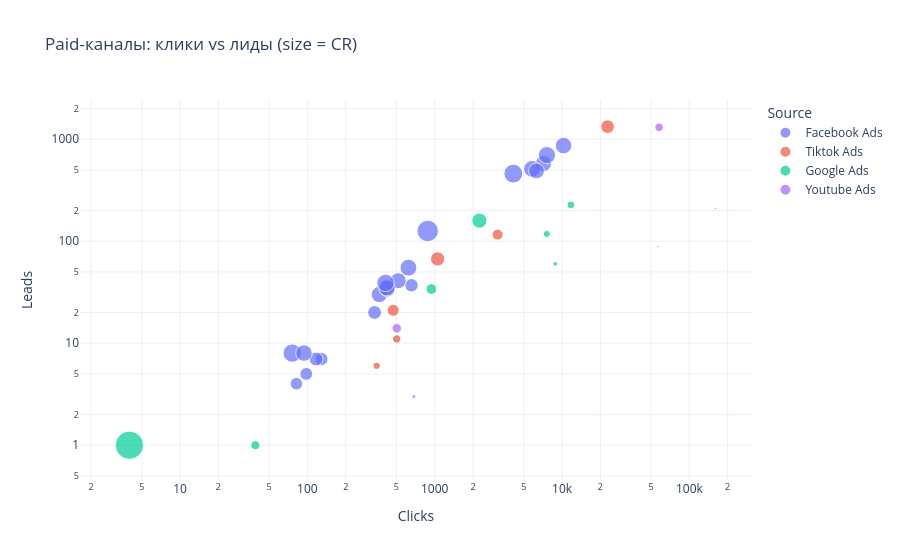
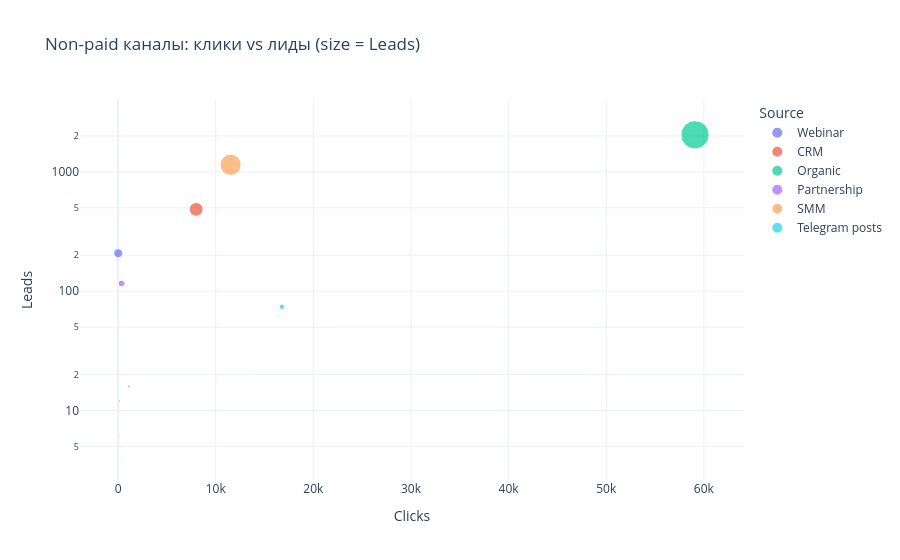
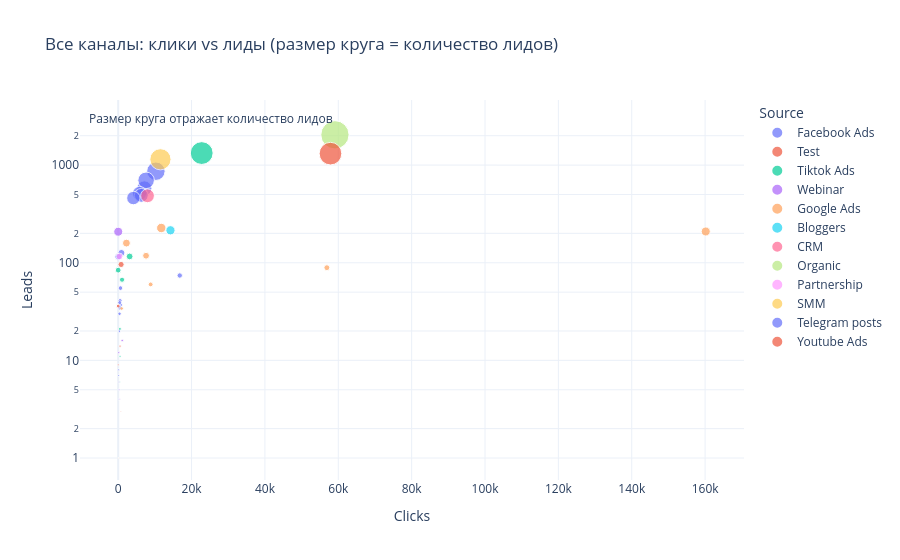

Notebook cell for these charts, in order:
### Markdown cell above
### Analyse der Effektivität der Quellen im Hinblick auf die Lead-Generierung.

### Code cell
spend = spend.copy()
deals = deals.copy()

for df in [spend, deals]:
    df['Source'] = df['Source'].astype('string').str.strip()

# Campaign für Non-Paid Quellen auffüllen
spend['Campaign'] = spend['Campaign'].astype('string').str.strip().replace('', pd.NA).fillna('No Campaign')
deals['Campaign'] = deals['Campaign'].astype('string').str.strip().replace('', pd.NA).fillna('No Campaign')

# numerische Felder
for col in ['Clicks', 'Impressions', 'Spend']:
    spend[col] = pd.to_numeric(spend[col], errors='coerce').fillna(0)

# =========================
# 1) Spend nach Campaign + Source aggregieren
# =========================
spend_agg = (
    spend.groupby(['Campaign', 'Source'], as_index=False)
         .agg(
             Clicks=('Clicks', 'sum'),
             Impressions=('Impressions', 'sum'),
             Spend=('Spend', 'sum')
         )
)

# =========================
# 2) Leads aus deals aggregieren
# =========================
leads_agg = (
    deals.groupby(['Campaign', 'Source'], as_index=False)
         .agg(Leads=('Contact Name', 'nunique'))
)

# =========================
# 3) Merge → einheitliche Tabelle für Visualisierungen
# =========================
plot_df = spend_agg.merge(leads_agg, on=['Campaign', 'Source'], how='left')
plot_df['Leads'] = plot_df['Leads'].fillna(0)

# Kennzahlen
plot_df['CR'] = np.where(plot_df['Clicks'] > 0, (plot_df['Leads'] / plot_df['Clicks']) * 100, np.nan)
plot_df['CPL'] = np.where(plot_df['Leads'] > 0, plot_df['Spend'] / plot_df['Leads'], np.nan)

# =========================
# 4) Listen der Kanäle
# =========================
paid_sources = ['Google Ads', 'Facebook Ads', 'Tiktok Ads', 'Youtube Ads']
non_paid_sources = ['Organic', 'Partnership', 'Offline', 'Webinar', 'CRM', 'Telegram posts', 'SMM', 'Radio']

# =========================
# 5) Diagramm 1: Paid Channels
# (Log-Skala für X und Y — ok, da Clicks > 0)
# =========================
paid_df = plot_df[
    (plot_df['Source'].isin(paid_sources)) &
    (plot_df['Clicks'] > 0) &
    (plot_df['Leads'] > 0)
].copy()

fig_paid = px.scatter(
    paid_df,
    x='Clicks',
    y='Leads',
    color='Source',
    size='CR',  # Größe = CR
    hover_data={
        'Campaign': True,
        'Clicks': ':.0f',
        'Leads': ':.0f',
        'CR': ':.2f',
        'Spend': ':.2f',
        'CPL': ':.2f',
        'Impressions': ':.0f'
    },
    log_x=True,
    log_y=True,
    title='Paid-Kanäle: Klicks vs. Leads (Größe = CR)'
)

fig_paid.update_layout(template='plotly_white')
fig_paid.show()

# =========================
# 6) Diagramm 2: Non-Paid
# Wichtig: Organic kann Clicks haben, aber manchmal auch 0.
# Damit Organic nicht verschwindet, verwenden wir log_y=True,
# lassen X jedoch linear.
# =========================
non_paid_df = plot_df[
    (plot_df['Source'].isin(non_paid_sources)) &
    (plot_df['Leads'] > 0)
].copy()

fig_non_paid = px.scatter(
    non_paid_df,
    x='Clicks',
    y='Leads',
    color='Source',
    size='Leads',  # Größe = Anzahl Leads
    hover_data={
        'Campaign': True,
        'Clicks': ':.0f',
        'Leads': ':.0f',
        'Spend': ':.2f',
        'Impressions': ':.0f'
    },
    log_x=False,
    log_y=True,
    title='Non-Paid Kanäle: Klicks vs. Leads (Größe = Leads)'
)

fig_non_paid.update_layout(template='plotly_white')
fig_non_paid.show()

# =========================
# 7) Diagramm 3: Alle Kanäle
# Um Quellen mit Clicks=0 nicht zu verlieren,
# bleibt die X-Achse linear.
# =========================
all_df = plot_df[plot_df['Leads'] > 0].copy()

fig_all = px.scatter(
    all_df,
    x='Clicks',
    y='Leads',
    color='Source',
    size='Leads',
    hover_data={
        'Campaign': True,
        'Clicks': ':.0f',
        'Leads': ':.0f',
        'CR': ':.2f',
        'Spend': ':.2f',
        'CPL': ':.2f',
        'Impressions': ':.0f'
    },
    log_x=False,
    log_y=True,
    title='Alle Kanäle: Klicks vs. Leads (Größe = Leads)'
)

fig_all.update_layout(template='plotly_white')

fig_all.update_layout(
    title='Alle Kanäle: Klicks vs. Leads (Kreisgröße = Anzahl Leads)',
    template='plotly_white'
)

fig_all.add_annotation(
    text="Die Kreisgröße entspricht der Anzahl der Leads",
    xref="paper",
    yref="paper",
    x=0.01,
    y=0.98,
    showarrow=False,
    font=dict(size=12)
)

fig_all.show()

### Figure 1 — Plotly figure (JSON) as saved in the notebook; plotly's stock layout.template omitted (floating-point values rounded to 4 significant figures)
{"data": [{"customdata": [["01.04.23women_PL", 8.174, 357.2, 11.91, 45956], ["02.07.23wide_DE", 8.423, 6913.0, 7.983, 594788], ["02.08.23interests_DE", 10.53, 69.3, 8.662, 5990], ["03.07.23women", 8.096, 4220.0, 7.3, 348079], ["04.07.23recentlymoved_DE", 9.184, 4523.0, 6.471, 417877], ["05.07.23interests_DE", 8, 333.7, 9.814, 26826], ["07.07.23LAL_DE", 8.808, 4200.0, 8.204, 335718], ["09.02.24berlin_dd_DE", 5.935, 179.9, 8.994, 13992], ["10.07.23wide_com_DE", 5.102, 91.6, 18.32, 6978], ["12.06.24wide_DE", 4.878, 93.93, 23.48, 6582], ["12.09.23interests_Uxui_DE", 7.777, 3753.0, 7.659, 319458], ["15.04.24LAL_ab__PL", 5.426, 167.6, 23.95, 18887], ["15.07.23b_DE", 14.3, 1256.0, 9.972, 54262], ["17.03.24wide_AT", 5.632, 1435.0, 38.79, 106981], ["18.10.23wide_gos_DE", 7.93, 325.1, 7.929, 22146], ["20.03.24_widde_PL", 8.842, 670.4, 12.19, 82082], ["20.03.24interests_WebDev_AT", 5.983, 191.3, 27.33, 15133], ["20.03.24interests_WebDev_PL", 8.314, 484.7, 13.85, 50360], ["20.05.24interests_DE", 9.489, 382.4, 9.806, 29225], ["20.05.24wide_DE", 8.511, 76.72, 9.59, 5870], ["24.09.23retargeting_DE", 11.1, 2817.0, 6.125, 252080]], "hovertemplate": "Source=Facebook Ads<br>Clicks=%{x:.0f}<br>Leads=%{y:.0f}<br>CR=%{customdata[1]:.2f}<br>Campaign=%{customdata[0]}<br>Spend=%{customdata[2]:.2f}<br>CPL=%{customdata[3]:.2f}<br>Impressions=%{customdata[4]:.0f}<extra></extra>", "legendgroup": "Facebook Ads", "marker": {"color": "#636efa", "size": [8.174, 8.423, 10.53, 8.096, 9.184, 8.0, 8.808, 5.935, 5.102, 4.878, 7.777, 5.426, 14.3, 5.632, 7.93, 8.842, 5.983, 8.314, 9.489, 8.511, 11.1], "sizemode": "area", "sizeref": 0.0625, "symbol": "circle"}, "mode": "markers", "name": "Facebook Ads", "orientation": "v", "showlegend": true, "type": "scatter", "x": [367, 10281, 76, 7139, 7611, 425, 5813, 337, 98, 82, 6301, 129, 881, 657, 517, 622, 117, 421, 411, 94, 4143], "xaxis": "x", "y": [30.0, 866.0, 8.0, 578.0, 699.0, 34.0, 512.0, 20.0, 5.0, 4.0, 490.0, 7.0, 126.0, 37.0, 41.0, 55.0, 7.0, 35.0, 39.0, 8.0, 460.0], "yaxis": "y"}, {"customdata": [["05.09.2023wide_DE", 1.714, 244.5, 40.75, 60420], ["12.07.2023wide_DE", 5.837, 9472.0, 7.127, 3302301], ["15.03.2024wide_AT", 2.187, 425.0, 38.64, 203771], ["20.03.2024wide_PL", 3.717, 993.8, 8.567, 1132803], ["22.05.2024wide_DE", 6.357, 570.5, 8.514, 220263], ["24.07.2023wide_DE", 4.449, 280.4, 13.35, 87654]], "hovertemplate": "Source=Tiktok Ads<br>Clicks=%{x:.0f}<br>Leads=%{y:.0f}<br>CR=%{customdata[1]:.2f}<br>Campaign=%{customdata[0]}<br>Spend=%{customdata[2]:.2f}<br>CPL=%{customdata[3]:.2f}<br>Impressions=%{customdata[4]:.0f}<extra></extra>", "legendgroup": "Tiktok Ads", "marker": {"color": "#EF553B", "size": [1.714, 5.837, 2.187, 3.717, 6.357, 4.449], "sizemode": "area", "sizeref": 0.0625, "symbol": "circle"}, "mode": "markers", "name": "Tiktok Ads", "orientation": "v", "showlegend": true, "type": "scatter", "x": [350, 22768, 503, 3121, 1054, 472], "xaxis": "x", "y": [6.0, 1329.0, 11.0, 116.0, 67.0, 21.0], "yaxis": "y"}, {"customdata": [["1performancemax_wide_PL", 1.932, 2961.0, 13.05, 2569396], ["No Campaign", 25, 1.93, 1.93, 44], ["brand_search_eng_DE", 7.086, 3458.0, 21.75, 7783], ["comp_search_DE", 2.564, 92.47, 92.47, 497], ["discovery_DE", 0.1564, 9751.0, 109.6, 6912369], ["discovery_wide1_AT", 0.6778, 1308.0, 21.8, 1270651], ["gen_analyst_DE", 3.609, 2551, 75.03, 8852], ["performancemax_eng_DE", 0.1305, 34180.0, 163.6, 21007536], ["performancemax_wide_AT", 1.554, 3492.0, 29.59, 975206]], "hovertemplate": "Source=Google Ads<br>Clicks=%{x:.0f}<br>Leads=%{y:.0f}<br>CR=%{customdata[1]:.2f}<br>Campaign=%{customdata[0]}<br>Spend=%{customdata[2]:.2f}<br>CPL=%{customdata[3]:.2f}<br>Impressions=%{customdata[4]:.0f}<extra></extra>", "legendgroup": "Google Ads", "marker": {"color": "#00cc96", "size": [1.932, 25.0, 7.086, 2.564, 0.1564, 0.6778, 3.609, 0.1305, 1.554], "sizemode": "area", "sizeref": 0.0625, "symbol": "circle"}, "mode": "markers", "name": "Google Ads", "orientation": "v", "showlegend": true, "type": "scatter", "x": [11747, 4, 2244, 39, 56889, 8852, 942, 160175, 7595], "xaxis": "x", "y": [227.0, 1.0, 159.0, 1.0, 89.0, 60.0, 34.0, 209.0, 118.0], "yaxis": "y"}, {"customdata": [["shorts_PL", 0.438, 234.8, 78.28, 89762], ["youtube_shorts_DE", 2.265, 14150.0, 10.79, 8481054], ["youtube_shortsin_AT", 2.783, 249.3, 17.8, 85156]], "hovertemplate": "Source=Youtube Ads<br>Clicks=%{x:.0f}<br>Leads=%{y:.0f}<br>CR=%{customdata[1]:.2f}<br>Campaign=%{customdata[0]}<br>Spend=%{customdata[2]:.2f}<br>CPL=%{customdata[3]:.2f}<br>Impressions=%{customdata[4]:.0f}<extra></extra>", "legendgroup": "Youtube Ads", "marker": {"color": "#ab63fa", "size": [0.438, 2.265, 2.783], "sizemode": "area", "sizeref": 0.0625, "symbol": "circle"}, "mode": "markers", "name": "Youtube Ads", "orientation": "v", "showlegend": true, "type": "scatter", "x": [685, 57873, 503], "xaxis": "x", "y": [3.0, 1311.0, 14.0], "yaxis": "y"}], "layout": {"autosize": true, "legend": {"itemsizing": "constant", "title": {"text": "Source"}, "tracegroupgap": 0}, "title": {"text": "Paid-каналы: клики vs лиды (size = CR)"}, "xaxis": {"anchor": "y", "autorange": true, "domain": [0, 1], "range": [0.2438, 5.485], "title": {"text": "Clicks"}, "type": "log"}, "yaxis": {"anchor": "x", "autorange": true, "domain": [0, 1], "range": [-0.5594, 3.499], "title": {"text": "Leads"}, "type": "log"}}}

### Figure 2 — Plotly figure (JSON) as saved in the notebook; plotly's stock layout.template omitted (floating-point values rounded to 4 significant figures)
{"data": [{"customdata": [["08.04.24wide_webinar_DE", 576.4, 126514], ["08.06.24wide_webinar_DE", 345.2, 20934], ["14.11.23wide_webinar_DE", 310.3, 18128], ["No Campaign", 16.87, 1486], ["bbo_DE", 200, 3069], ["web2408_DE", 189.0, 9315]], "hovertemplate": "Source=Webinar<br>Clicks=%{x:.0f}<br>Leads=%{marker.size:.0f}<br>Campaign=%{customdata[0]}<br>Spend=%{customdata[1]:.2f}<br>Impressions=%{customdata[2]:.0f}<extra></extra>", "legendgroup": "Webinar", "marker": {"color": "#636efa", "size": [16.0, 5.0, 4.0, 208.0, 6.0, 12.0], "sizemode": "area", "sizeref": 5.11, "symbol": "circle"}, "mode": "markers", "name": "Webinar", "orientation": "v", "showlegend": true, "type": "scatter", "x": [1094, 318, 401, 14, 128, 154], "xaxis": "x", "y": [16.0, 5.0, 4.0, 208.0, 6.0, 12.0], "yaxis": "y"}, {"customdata": [["No Campaign", 0, 0]], "hovertemplate": "Source=CRM<br>Clicks=%{x:.0f}<br>Leads=%{marker.size:.0f}<br>Campaign=%{customdata[0]}<br>Spend=%{customdata[1]:.2f}<br>Impressions=%{customdata[2]:.0f}<extra></extra>", "legendgroup": "CRM", "marker": {"color": "#EF553B", "size": [485.0], "sizemode": "area", "sizeref": 5.11, "symbol": "circle"}, "mode": "markers", "name": "CRM", "orientation": "v", "showlegend": true, "type": "scatter", "x": [7995], "xaxis": "x", "y": [485.0], "yaxis": "y"}, {"customdata": [["No Campaign", 0, 0]], "hovertemplate": "Source=Organic<br>Clicks=%{x:.0f}<br>Leads=%{marker.size:.0f}<br>Campaign=%{customdata[0]}<br>Spend=%{customdata[1]:.2f}<br>Impressions=%{customdata[2]:.0f}<extra></extra>", "legendgroup": "Organic", "marker": {"color": "#00cc96", "size": [2044.0], "sizemode": "area", "sizeref": 5.11, "symbol": "circle"}, "mode": "markers", "name": "Organic", "orientation": "v", "showlegend": true, "type": "scatter", "x": [59089], "xaxis": "x", "y": [2044.0], "yaxis": "y"}, {"customdata": [["No Campaign", 0, 0]], "hovertemplate": "Source=Partnership<br>Clicks=%{x:.0f}<br>Leads=%{marker.size:.0f}<br>Campaign=%{customdata[0]}<br>Spend=%{customdata[1]:.2f}<br>Impressions=%{customdata[2]:.0f}<extra></extra>", "legendgroup": "Partnership", "marker": {"color": "#ab63fa", "size": [116.0], "sizemode": "area", "sizeref": 5.11, "symbol": "circle"}, "mode": "markers", "name": "Partnership", "orientation": "v", "showlegend": true, "type": "scatter", "x": [350], "xaxis": "x", "y": [116.0], "yaxis": "y"}, {"customdata": [["No Campaign", 7270.0, 23772]], "hovertemplate": "Source=SMM<br>Clicks=%{x:.0f}<br>Leads=%{marker.size:.0f}<br>Campaign=%{customdata[0]}<br>Spend=%{customdata[1]:.2f}<br>Impressions=%{customdata[2]:.0f}<extra></extra>", "legendgroup": "SMM", "marker": {"color": "#FFA15A", "size": [1147.0], "sizemode": "area", "sizeref": 5.11, "symbol": "circle"}, "mode": "markers", "name": "SMM", "orientation": "v", "showlegend": true, "type": "scatter", "x": [11521], "xaxis": "x", "y": [1147.0], "yaxis": "y"}, {"customdata": [["No Campaign", 6860.0, 705415]], "hovertemplate": "Source=Telegram posts<br>Clicks=%{x:.0f}<br>Leads=%{marker.size:.0f}<br>Campaign=%{customdata[0]}<br>Spend=%{customdata[1]:.2f}<br>Impressions=%{customdata[2]:.0f}<extra></extra>", "legendgroup": "Telegram posts", "marker": {"color": "#19d3f3", "size": [74.0], "sizemode": "area", "sizeref": 5.11, "symbol": "circle"}, "mode": "markers", "name": "Telegram posts", "orientation": "v", "showlegend": true, "type": "scatter", "x": [16777], "xaxis": "x", "y": [74.0], "yaxis": "y"}], "layout": {"autosize": true, "legend": {"itemsizing": "constant", "title": {"text": "Source"}, "tracegroupgap": 0}, "title": {"text": "Non-paid каналы: клики vs лиды (size = Leads)"}, "xaxis": {"anchor": "y", "autorange": true, "domain": [0, 1], "range": [-3760.0, 63720.0], "title": {"text": "Clicks"}, "type": "linear"}, "yaxis": {"anchor": "x", "autorange": true, "domain": [0, 1], "range": [0.3751, 3.78], "title": {"text": "Leads"}, "type": "log"}}}

### Figure 3 — Plotly figure (JSON) as saved in the notebook; plotly's stock layout.template omitted (floating-point values rounded to 4 significant figures)
{"data": [{"customdata": [["01.04.23women_PL", 8.174, 357.2, 11.91, 45956], ["02.07.23wide_DE", 8.423, 6913.0, 7.983, 594788], ["02.08.23interests_DE", 10.53, 69.3, 8.662, 5990], ["03.07.23women", 8.096, 4220.0, 7.3, 348079], ["04.07.23recentlymoved_DE", 9.184, 4523.0, 6.471, 417877], ["05.07.23interests_DE", 8, 333.7, 9.814, 26826], ["07.07.23LAL_DE", 8.808, 4200.0, 8.204, 335718], ["09.02.24berlin_dd_DE", 5.935, 179.9, 8.994, 13992], ["10.07.23wide_com_DE", 5.102, 91.6, 18.32, 6978], ["12.06.24wide_DE", 4.878, 93.93, 23.48, 6582], ["12.09.23interests_Uxui_DE", 7.777, 3753.0, 7.659, 319458], ["15.04.24LAL_ab__PL", 5.426, 167.6, 23.95, 18887], ["15.07.23b_DE", 14.3, 1256.0, 9.972, 54262], ["17.03.24wide_AT", 5.632, 1435.0, 38.79, 106981], ["18.10.23wide_gos_DE", 7.93, 325.1, 7.929, 22146], ["20.03.24_widde_PL", 8.842, 670.4, 12.19, 82082], ["20.03.24interests_WebDev_AT", 5.983, 191.3, 27.33, 15133], ["20.03.24interests_WebDev_PL", 8.314, 484.7, 13.85, 50360], ["20.05.24interests_DE", 9.489, 382.4, 9.806, 29225], ["20.05.24wide_DE", 8.511, 76.72, 9.59, 5870], ["24.09.23retargeting_DE", 11.1, 2817.0, 6.125, 252080], ["No Campaign", null, 0, 0, 0]], "hovertemplate": "Source=Facebook Ads<br>Clicks=%{x:.0f}<br>Leads=%{marker.size:.0f}<br>Campaign=%{customdata[0]}<br>CR=%{customdata[1]:.2f}<br>Spend=%{customdata[2]:.2f}<br>CPL=%{customdata[3]:.2f}<br>Impressions=%{customdata[4]:.0f}<extra></extra>", "legendgroup": "Facebook Ads", "marker": {"color": "#636efa", "size": [30.0, 866.0, 8.0, 578.0, 699.0, 34.0, 512.0, 20.0, 5.0, 4.0, 490.0, 7.0, 126.0, 37.0, 41.0, 55.0, 7.0, 35.0, 39.0, 8.0, 460.0, 115.0], "sizemode": "area", "sizeref": 5.11, "symbol": "circle"}, "mode": "markers", "name": "Facebook Ads", "orientation": "v", "showlegend": true, "type": "scatter", "x": [367, 10281, 76, 7139, 7611, 425, 5813, 337, 98, 82, 6301, 129, 881, 657, 517, 622, 117, 421, 411, 94, 4143, 0], "xaxis": "x", "y": [30.0, 866.0, 8.0, 578.0, 699.0, 34.0, 512.0, 20.0, 5.0, 4.0, 490.0, 7.0, 126.0, 37.0, 41.0, 55.0, 7.0, 35.0, 39.0, 8.0, 460.0, 115.0], "yaxis": "y"}, {"customdata": [["02.05.24test_DE", 12.15, 164.0, 1.709, 20047], ["No Campaign", null, 0, 0, 0]], "hovertemplate": "Source=Test<br>Clicks=%{x:.0f}<br>Leads=%{marker.size:.0f}<br>Campaign=%{customdata[0]}<br>CR=%{customdata[1]:.2f}<br>Spend=%{customdata[2]:.2f}<br>CPL=%{customdata[3]:.2f}<br>Impressions=%{customdata[4]:.0f}<extra></extra>", "legendgroup": "Test", "marker": {"color": "#EF553B", "size": [96.0, 36.0], "sizemode": "area", "sizeref": 5.11, "symbol": "circle"}, "mode": "markers", "name": "Test", "orientation": "v", "showlegend": true, "type": "scatter", "x": [790, 0], "xaxis": "x", "y": [96.0, 36.0], "yaxis": "y"}, {"customdata": [["05.09.2023wide_DE", 1.714, 244.5, 40.75, 60420], ["12.07.2023wide_DE", 5.837, 9472.0, 7.127, 3302301], ["15.03.2024wide_AT", 2.187, 425.0, 38.64, 203771], ["20.03.2024wide_PL", 3.717, 993.8, 8.567, 1132803], ["22.05.2024wide_DE", 6.357, 570.5, 8.514, 220263], ["24.07.2023wide_DE", 4.449, 280.4, 13.35, 87654], ["No Campaign", null, 0, 0, 0]], "hovertemplate": "Source=Tiktok Ads<br>Clicks=%{x:.0f}<br>Leads=%{marker.size:.0f}<br>Campaign=%{customdata[0]}<br>CR=%{customdata[1]:.2f}<br>Spend=%{customdata[2]:.2f}<br>CPL=%{customdata[3]:.2f}<br>Impressions=%{customdata[4]:.0f}<extra></extra>", "legendgroup": "Tiktok Ads", "marker": {"color": "#00cc96", "size": [6.0, 1329.0, 11.0, 116.0, 67.0, 21.0, 84.0], "sizemode": "area", "sizeref": 5.11, "symbol": "circle"}, "mode": "markers", "name": "Tiktok Ads", "orientation": "v", "showlegend": true, "type": "scatter", "x": [350, 22768, 503, 3121, 1054, 472, 0], "xaxis": "x", "y": [6.0, 1329.0, 11.0, 116.0, 67.0, 21.0, 84.0], "yaxis": "y"}, {"customdata": [["08.04.24wide_webinar_DE", 1.463, 576.4, 36.03, 126514], ["08.06.24wide_webinar_DE", 1.572, 345.2, 69.03, 20934], ["14.11.23wide_webinar_DE", 0.9975, 310.3, 77.57, 18128], ["No Campaign", 1486.0, 16.87, 0.08111, 1486], ["bbo_DE", 4.688, 200, 33.33, 3069], ["web2408_DE", 7.792, 189.0, 15.75, 9315]], "hovertemplate": "Source=Webinar<br>Clicks=%{x:.0f}<br>Leads=%{marker.size:.0f}<br>Campaign=%{customdata[0]}<br>CR=%{customdata[1]:.2f}<br>Spend=%{customdata[2]:.2f}<br>CPL=%{customdata[3]:.2f}<br>Impressions=%{customdata[4]:.0f}<extra></extra>", "legendgroup": "Webinar", "marker": {"color": "#ab63fa", "size": [16.0, 5.0, 4.0, 208.0, 6.0, 12.0], "sizemode": "area", "sizeref": 5.11, "symbol": "circle"}, "mode": "markers", "name": "Webinar", "orientation": "v", "showlegend": true, "type": "scatter", "x": [1094, 318, 401, 14, 128, 154], "xaxis": "x", "y": [16.0, 5.0, 4.0, 208.0, 6.0, 12.0], "yaxis": "y"}, {"customdata": [["1performancemax_wide_PL", 1.932, 2961.0, 13.05, 2569396], ["No Campaign", 25, 1.93, 1.93, 44], ["brand_search_eng_DE", 7.086, 3458.0, 21.75, 7783], ["comp_search_DE", 2.564, 92.47, 92.47, 497], ["discovery_DE", 0.1564, 9751.0, 109.6, 6912369], ["discovery_wide1_AT", 0.6778, 1308.0, 21.8, 1270651], ["gen_analyst_DE", 3.609, 2551, 75.03, 8852], ["performancemax_eng_DE", 0.1305, 34180.0, 163.6, 21007536], ["performancemax_wide_AT", 1.554, 3492.0, 29.59, 975206]], "hovertemplate": "Source=Google Ads<br>Clicks=%{x:.0f}<br>Leads=%{marker.size:.0f}<br>Campaign=%{customdata[0]}<br>CR=%{customdata[1]:.2f}<br>Spend=%{customdata[2]:.2f}<br>CPL=%{customdata[3]:.2f}<br>Impressions=%{customdata[4]:.0f}<extra></extra>", "legendgroup": "Google Ads", "marker": {"color": "#FFA15A", "size": [227.0, 1.0, 159.0, 1.0, 89.0, 60.0, 34.0, 209.0, 118.0], "sizemode": "area", "sizeref": 5.11, "symbol": "circle"}, "mode": "markers", "name": "Google Ads", "orientation": "v", "showlegend": true, "type": "scatter", "x": [11747, 4, 2244, 39, 56889, 8852, 942, 160175, 7595], "xaxis": "x", "y": [227.0, 1.0, 159.0, 1.0, 89.0, 60.0, 34.0, 209.0, 118.0], "yaxis": "y"}, {"customdata": [["No Campaign", 1.509, 13439, 62.51, 738460]], "hovertemplate": "Source=Bloggers<br>Clicks=%{x:.0f}<br>Leads=%{marker.size:.0f}<br>Campaign=%{customdata[0]}<br>CR=%{customdata[1]:.2f}<br>Spend=%{customdata[2]:.2f}<br>CPL=%{customdata[3]:.2f}<br>Impressions=%{customdata[4]:.0f}<extra></extra>", "legendgroup": "Bloggers", "marker": {"color": "#19d3f3", "size": [215.0], "sizemode": "area", "sizeref": 5.11, "symbol": "circle"}, "mode": "markers", "name": "Bloggers", "orientation": "v", "showlegend": true, "type": "scatter", "x": [14250], "xaxis": "x", "y": [215.0], "yaxis": "y"}, {"customdata": [["No Campaign", 6.066, 0, 0, 0]], "hovertemplate": "Source=CRM<br>Clicks=%{x:.0f}<br>Leads=%{marker.size:.0f}<br>Campaign=%{customdata[0]}<br>CR=%{customdata[1]:.2f}<br>Spend=%{customdata[2]:.2f}<br>CPL=%{customdata[3]:.2f}<br>Impressions=%{customdata[4]:.0f}<extra></extra>", "legendgroup": "CRM", "marker": {"color": "#FF6692", "size": [485.0], "sizemode": "area", "sizeref": 5.11, "symbol": "circle"}, "mode": "markers", "name": "CRM", "orientation": "v", "showlegend": true, "type": "scatter", "x": [7995], "xaxis": "x", "y": [485.0], "yaxis": "y"}, {"customdata": [["No Campaign", 3.459, 0, 0, 0]], "hovertemplate": "Source=Organic<br>Clicks=%{x:.0f}<br>Leads=%{marker.size:.0f}<br>Campaign=%{customdata[0]}<br>CR=%{customdata[1]:.2f}<br>Spend=%{customdata[2]:.2f}<br>CPL=%{customdata[3]:.2f}<br>Impressions=%{customdata[4]:.0f}<extra></extra>", "legendgroup": "Organic", "marker": {"color": "#B6E880", "size": [2044.0], "sizemode": "area", "sizeref": 5.11, "symbol": "circle"}, "mode": "markers", "name": "Organic", "orientation": "v", "showlegend": true, "type": "scatter", "x": [59089], "xaxis": "x", "y": [2044.0], "yaxis": "y"}, {"customdata": [["No Campaign", 33.14, 0, 0, 0]], "hovertemplate": "Source=Partnership<br>Clicks=%{x:.0f}<br>Leads=%{marker.size:.0f}<br>Campaign=%{customdata[0]}<br>CR=%{customdata[1]:.2f}<br>Spend=%{customdata[2]:.2f}<br>CPL=%{customdata[3]:.2f}<br>Impressions=%{customdata[4]:.0f}<extra></extra>", "legendgroup": "Partnership", "marker": {"color": "#FF97FF", "size": [116.0], "sizemode": "area", "sizeref": 5.11, "symbol": "circle"}, "mode": "markers", "name": "Partnership", "orientation": "v", "showlegend": true, "type": "scatter", "x": [350], "xaxis": "x", "y": [116.0], "yaxis": "y"}, {"customdata": [["No Campaign", 9.956, 7270.0, 6.338, 23772]], "hovertemplate": "Source=SMM<br>Clicks=%{x:.0f}<br>Leads=%{marker.size:.0f}<br>Campaign=%{customdata[0]}<br>CR=%{customdata[1]:.2f}<br>Spend=%{customdata[2]:.2f}<br>CPL=%{customdata[3]:.2f}<br>Impressions=%{customdata[4]:.0f}<extra></extra>", "legendgroup": "SMM", "marker": {"color": "#FECB52", "size": [1147.0], "sizemode": "area", "sizeref": 5.11, "symbol": "circle"}, "mode": "markers", "name": "SMM", "orientation": "v", "showlegend": true, "type": "scatter", "x": [11521], "xaxis": "x", "y": [1147.0], "yaxis": "y"}, {"customdata": [["No Campaign", 0.4411, 6860.0, 92.71, 705415]], "hovertemplate": "Source=Telegram posts<br>Clicks=%{x:.0f}<br>Leads=%{marker.size:.0f}<br>Campaign=%{customdata[0]}<br>CR=%{customdata[1]:.2f}<br>Spend=%{customdata[2]:.2f}<br>CPL=%{customdata[3]:.2f}<br>Impressions=%{customdata[4]:.0f}<extra></extra>", "legendgroup": "Telegram posts", "marker": {"color": "#636efa", "size": [74.0], "sizemode": "area", "sizeref": 5.11, "symbol": "circle"}, "mode": "markers", "name": "Telegram posts", "orientation": "v", "showlegend": true, "type": "scatter", "x": [16777], "xaxis": "x", "y": [74.0], "yaxis": "y"}, {"customdata": [["No Campaign", null, 0, 0, 0], ["shorts_PL", 0.438, 234.8, 78.28, 89762], ["youtube_shorts_DE", 2.265, 14150.0, 10.79, 8481054], ["youtube_shortsin_AT", 2.783, 249.3, 17.8, 85156]], "hovertemplate": "Source=Youtube Ads<br>Clicks=%{x:.0f}<br>Leads=%{marker.size:.0f}<br>Campaign=%{customdata[0]}<br>CR=%{customdata[1]:.2f}<br>Spend=%{customdata[2]:.2f}<br>CPL=%{customdata[3]:.2f}<br>Impressions=%{customdata[4]:.0f}<extra></extra>", "legendgroup": "Youtube Ads", "marker": {"color": "#EF553B", "size": [9.0, 3.0, 1311.0, 14.0], "sizemode": "area", "sizeref": 5.11, "symbol": "circle"}, "mode": "markers", "name": "Youtube Ads", "orientation": "v", "showlegend": true, "type": "scatter", "x": [0, 685, 57873, 503], "xaxis": "x", "y": [9.0, 3.0, 1311.0, 14.0], "yaxis": "y"}], "layout": {"annotations": [{"font": {"size": 12}, "showarrow": false, "text": "Размер круга отражает количество лидов", "x": 0.01, "xref": "paper", "y": 0.98, "yref": "paper"}], "autosize": true, "legend": {"itemsizing": "constant", "title": {"text": "Source"}, "tracegroupgap": 0}, "title": {"text": "Все каналы: клики vs лиды (размер круга = количество лидов)"}, "xaxis": {"anchor": "y", "autorange": true, "domain": [0, 1], "range": [-10070.0, 170300.0], "title": {"text": "Clicks"}, "type": "linear"}, "yaxis": {"anchor": "x", "autorange": true, "domain": [0, 1], "range": [-0.2774, 3.884], "title": {"text": "Leads"}, "type": "log"}}}
